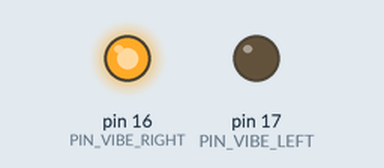
This sketch was run on a simulated Arduino Uno, built with avr-gcc and run on an emulated ATmega328P. Parts: output pins drawn as LEDs (lit = HIGH).

Above: at 1.5 s.
At 3.5 s:
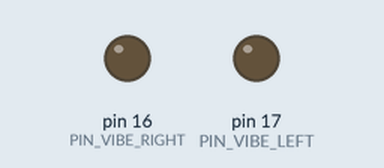
At 5.5 s:
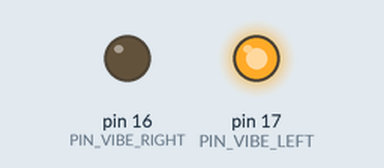
Timing chart, 0 to 10.4 s (numbered marks = the images above):
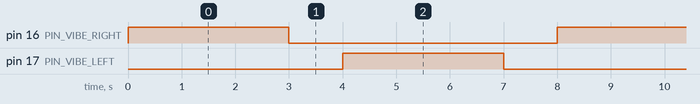

The sketch:

Test.ino
```cpp
#define PIN_VIBE_LEFT 17
#define PIN_VIBE_RIGHT 16

void setup() {

}

void loop() {
  // put your main code here, to run repeatedly:
  analogWrite(PIN_VIBE_RIGHT, 255);
  delay(3000);
  analogWrite(PIN_VIBE_RIGHT, 0);
  delay(1000);
  analogWrite(PIN_VIBE_LEFT, 255);
  delay(3000);
  analogWrite(PIN_VIBE_LEFT, 0);
  delay(1000);

}
```

Measured:
- by itself, pin 16 (PIN_VIBE_RIGHT), pin 17 (PIN_VIBE_LEFT): alternates HIGH for 3.0 s and LOW for 5.0 s
